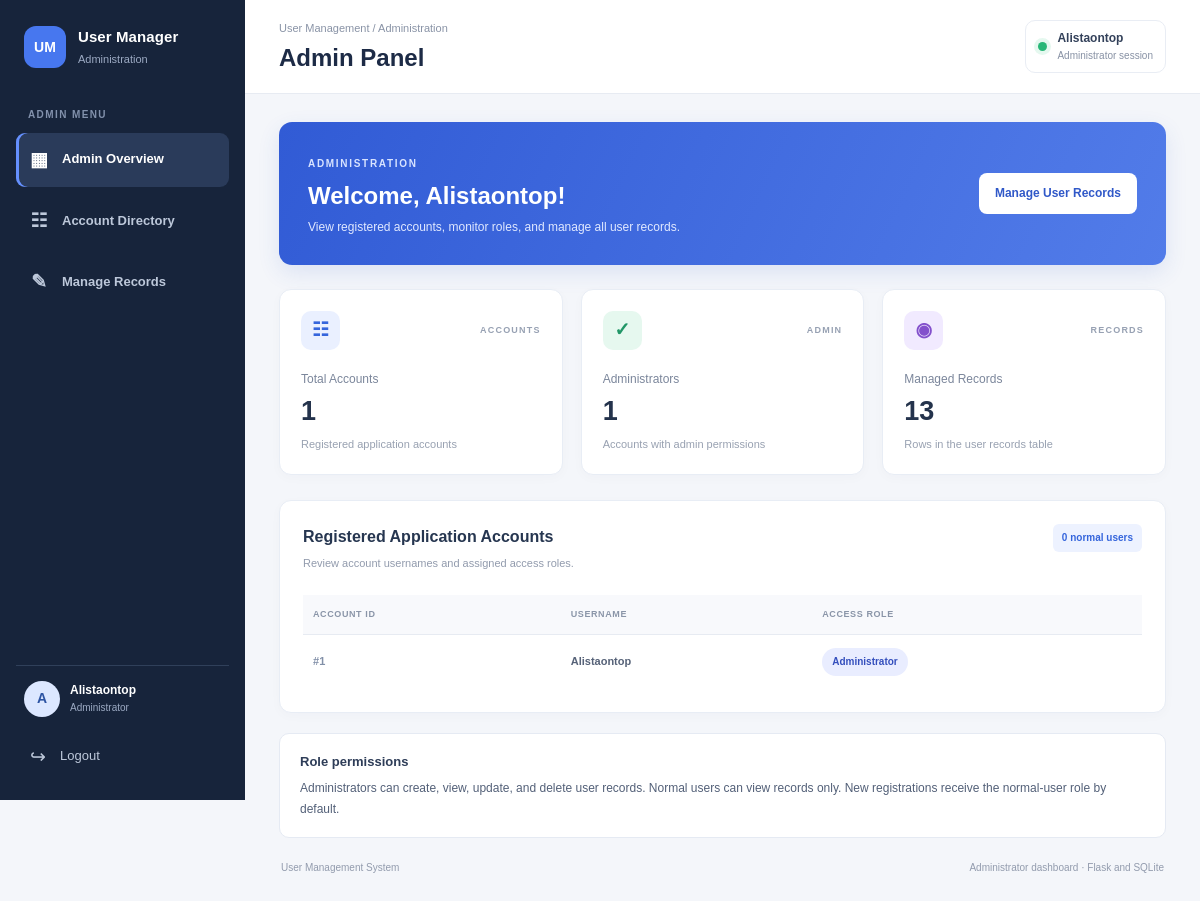
Page /admin (signed in) on the committed database.
### tables this page shows
CREATE TABLE accounts (
            id INTEGER PRIMARY KEY AUTOINCREMENT,
            username TEXT NOT NULL UNIQUE,
            password_hash TEXT NOT NULL
        , role TEXT NOT NULL DEFAULT 'user'
                CHECK (role IN ('admin', 'user')));

### app.py (the view)
@app.route("/admin")
@admin_required
def admin_dashboard():
    connection = get_db_connection()
    try:
        accounts = connection.execute("""
            SELECT id, username, role
            FROM accounts
            ORDER BY id DESC
        """).fetchall()
        total_records = connection.execute(
            "SELECT COUNT(*) AS total FROM users"
        ).fetchone()["total"]
        total_admins = connection.execute(
            """
            SELECT COUNT(*) AS total
            FROM accounts
            WHERE role = 'admin'
            """
        ).fetchone()["total"]
        total_normal_users = connection.execute(
            """
            SELECT COUNT(*) AS total
            FROM accounts
            WHERE role = 'user'
            """
        ).fetchone()["total"]
    finally:
        connection.close()
    return render_template(
        "admin_dashboard.html",
        username=session["user"],
        accounts=accounts,
        total_records=total_records,
        total_admins=total_admins,
        total_normal_users=total_normal_users,
    )

### app.py (called while the page is built)
def get_db_connection():
    connection = sqlite3.connect(DATABASE)
    connection.row_factory = sqlite3.Row
    return connection

def get_current_account():
    account_id = session.get("account_id")
    if not account_id:
        return None
    connection = get_db_connection()
    try:
        account = connection.execute(
            """
            SELECT id, username, role
            FROM accounts
            WHERE id = ?
            """,
            (account_id,),
        ).fetchone()
    finally:
        connection.close()
    if account is None:
        session.clear()
        return None
    session["user"] = account["username"]
    session["role"] = account["role"]
    return account

def admin_required(view_function):
    @wraps(view_function)
    def wrapped_view(*args, **kwargs):
        account = get_current_account()
        if account is None:
            flash(
                "Please log in to access this page.",
                "error",
            )
            return redirect(url_for("login"))
        if account["role"] != "admin":
            flash(
                "Access denied. Administrator permission is required.",
                "error",
            )
            return redirect(url_for("dashboard"))
        return view_function(*args, **kwargs)
    return wrapped_view

### templates/admin_dashboard.html (shortened to what this page needs)
<!DOCTYPE html>
<html lang="en">
<head>
    <link rel="stylesheet"
          href="{{ url_for('static', filename='style.css') }}">
</head>
<body class="dashboard-page">
<div class="dashboard-layout">
    <aside class="sidebar">
        <a href="{{ url_for('admin_dashboard') }}" class="brand">
            <span class="brand-icon">UM</span>
            <span class="brand-text">
                <strong>User Manager</strong>
                <small>Administration</small>
            </span>
        </a>
        <div class="sidebar-label">ADMIN MENU</div>
        <nav class="sidebar-nav">
            <a href="#admin-overview" class="nav-link active">
                <span class="nav-icon">▦</span>
                <span>Admin Overview</span>
            </a>
            <a href="#accounts" class="nav-link">
                <span class="nav-icon">☷</span>
                <span>Account Directory</span>
            </a>
            <a href="{{ url_for('dashboard') }}" class="nav-link">
                <span class="nav-icon">✎</span>
                <span>Manage Records</span>
            </a>
        </nav>
        <div class="sidebar-bottom">
            <div class="sidebar-user">
                <div class="avatar">
                    {{ username[0]|upper }}
                </div>
                <div class="sidebar-user-info">
                    <strong>{{ username }}</strong>
                    <small>Administrator</small>
                </div>
            </div>
            <a href="{{ url_for('logout') }}" class="sidebar-logout">
                <span class="nav-icon">↪</span>
                Logout
            </a>
        </div>
    </aside>
    <main class="main-content">
        <header class="topbar">
            <div>
                <p class="breadcrumb">
                    User Management / Administration
                </p>
                <h1>Admin Panel</h1>
            </div>
            <div class="topbar-profile">
                <div class="status-dot"></div>
                <div>
                    <strong>{{ username }}</strong>
                    <small>Administrator session</small>
                </div>
            </div>
        </header>
        <div class="dashboard-content" id="admin-overview">
            <section class="welcome-banner">
                <div>
                    <span class="welcome-label">
                        ADMINISTRATION
                    </span>
                    <h2>Welcome, {{ username }}!</h2>
                    <p>
                        View registered accounts, monitor roles,
                        and manage all user records.
                    </p>
                </div>
                <a href="{{ url_for('dashboard') }}"
                   class="welcome-action">
                    Manage User Records
                </a>
            </section>
            <section class="stats-grid">
                <article class="stat-card">
                    <div class="stat-card-top">
                        <span class="stat-icon blue-icon">☷</span>
                        <span class="stat-caption">ACCOUNTS</span>
                    </div>
                    <p class="stat-title">Total Accounts</p>
                    <h3>{{ accounts|length }}</h3>
                    <p class="stat-description">
                        Registered application accounts
                    </p>
                </article>
                <article class="stat-card">
                    <div class="stat-card-top">
                        <span class="stat-icon green-icon">✓</span>
                        <span class="stat-caption">ADMIN</span>
                    </div>
                    <p class="stat-title">Administrators</p>
                    <h3>{{ total_admins }}</h3>
                    <p class="stat-description">
                        Accounts with admin permissions
                    </p>
                </article>
                <article class="stat-card">
                    <div class="stat-card-top">
                        <span class="stat-icon purple-icon">◉</span>
                        <span class="stat-caption">RECORDS</span>
                    </div>
                    <p class="stat-title">Managed Records</p>
                    <h3>{{ total_records }}</h3>
                    <p class="stat-description">
                        Rows in the user records table
                    </p>
                </article>
            </section>
            <section class="content-card admin-accounts-card"
                     id="accounts">
                <div class="card-heading">
                    <div>
                        <h2>Registered Application Accounts</h2>
                        <p>
                            Review account usernames and assigned access roles.
                        </p>
                    </div>
                    <span class="record-count">
                        {{ total_normal_users }} normal users
                    </span>
                </div>
                {% if accounts %}
                    <div class="table-wrapper">
                        <table class="dashboard-table">
                            <thead>
                                <tr>
                                    <th>Account ID</th>
                                    <th>Username</th>
                                    <th>Access Role</th>
                                </tr>
                            </thead>
                            <tbody>
                                {% for account in accounts %}
                                    <tr>
                                        <td>
                                            <span class="user-id">
                                                #{{ account["id"] }}
                                            </span>
                                        </td>
                                        <td>
                                            <strong>
                                                {{ account["username"] }}
                                            </strong>
                                        </td>
                                        <td>
                                            {% if account["role"] == "admin" %}
                                                <span class="role-badge admin-badge">
                                                    Administrator
                                                </span>
                                            {% else %}
                                                <span class="role-badge user-badge">
                                                    Normal User
                                                </span>
                                            {% endif %}
                                        </td>
                                    </tr>
                                {% endfor %}
                            </tbody>
                        </table>
                    </div>
                {% else %}
                    <div class="empty-state">
                        <h3>No application accounts found</h3>
                    </div>
                {% endif %}
            </section>
            <div class="admin-note">
                <strong>Role permissions</strong>
                <p>
                    Administrators can create, view, update, and delete
                    user records. Normal users can view records only.
                    New registrations receive the normal-user role by default.
                </p>
            </div>
            <footer class="dashboard-footer">
                <p>User Management System</p>
                <p>
                    Administrator dashboard · Flask and SQLite
                </p>
            </footer>
        </div>
    </main>
</div>
</body>
</html>

### rows in the picture
accounts: username "A", username "Alistaontop", id "1", role "Administrator"

### other values in the picture
{{ accounts|length }} "1"
{{ total_admins }} "1"
{{ total_records }} "13"
{{ total_normal_users }} "0"
